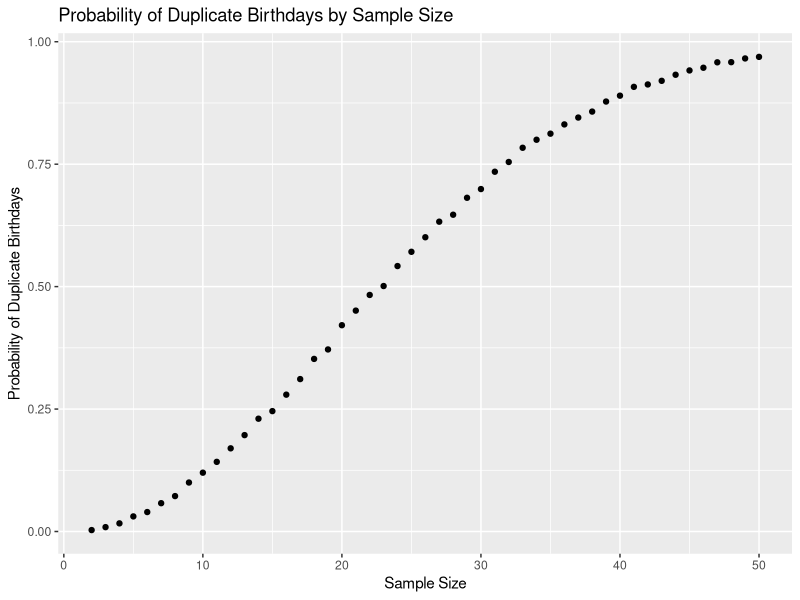

Reproduce this figure in R.
## ---- chunk 1
library(tidyverse)

## ---- chunk 2
dup_bdays = function(samp_size) {
  bday_vec <- sample(c(1:365), size = samp_size, replace = TRUE)

  if (n_distinct(bday_vec) < samp_size) {
    return(TRUE)
  } else {
    return(FALSE)
  } 
  
}


## ---- chunk 3

prob_by_size <- c()

for (sample_size in 2:50){
  num_dups = 0
  for (iteration in 1:10000) {
    if (dup_bdays(sample_size))
      num_dups = num_dups + 1
  }
  
  avg_prob = num_dups / 10000
  
  prob_by_size = append(prob_by_size, values = avg_prob)
}

dup_bday_tbl <-
  tibble(
    sample_size = 2:50,
    avg_prob = prob_by_size
  )

## ---- chunk 4
dup_bday_tbl %>% 
  ggplot(aes(x = sample_size, y = avg_prob)) +
  geom_point() +
  xlab("Sample Size") +
  ylab("Probability of Duplicate Birthdays") +
  ggtitle("Probability of Duplicate Birthdays by Sample Size")


## ---- chunk 5
n <- 30
sigma <- 5
mu <- 0

x_bar_vec <- c()
p_val_vec <- c()

for (iter in 1:5000) {
  
  
}
